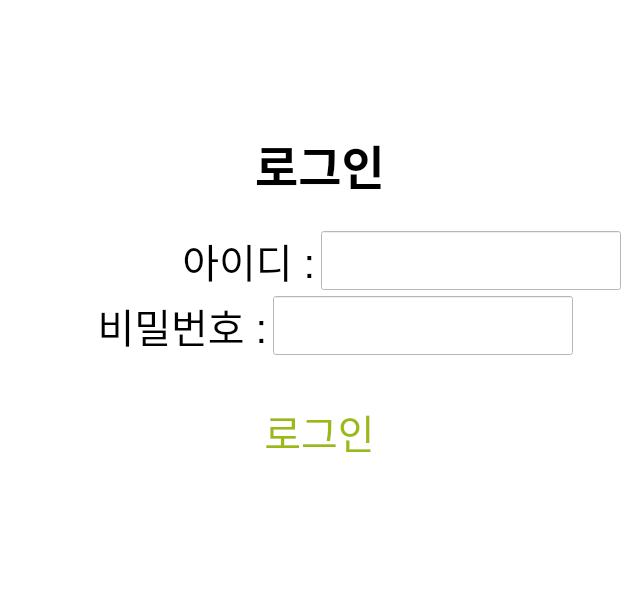
<?xml version="1.0" encoding="UTF-8"?>
<ui version="4.0">
 <class>MainWindow</class>
 <widget class="QMainWindow" name="MainWindow">
  <property name="geometry">
   <rect>
    <x>0</x>
    <y>0</y>
    <width>640</width>
    <height>606</height>
   </rect>
  </property>
  <property name="windowTitle">
   <string>MainWindow</string>
  </property>
  <property name="styleSheet">
   <string notr="true">background-color:white;</string>
  </property>
  <widget class="QWidget" name="centralwidget">
   <layout class="QVBoxLayout" name="verticalLayout">
    <item>
     <layout class="QVBoxLayout" name="verticalLayout_2">
      <item>
       <layout class="QVBoxLayout" name="verticalLayout_7">
        <item>
         <widget class="QWidget" name="widget_4" native="true">
          <property name="sizePolicy">
           <sizepolicy hsizetype="Preferred" vsizetype="Expanding">
            <horstretch>0</horstretch>
            <verstretch>0</verstretch>
           </sizepolicy>
          </property>
         </widget>
        </item>
       </layout>
      </item>
      <item>
       <widget class="QLabel" name="label">
        <property name="font">
         <font>
          <pointsize>35</pointsize>
          <weight>75</weight>
          <bold>true</bold>
         </font>
        </property>
        <property name="styleSheet">
         <string notr="true"/>
        </property>
        <property name="frameShadow">
         <enum>QFrame::Sunken</enum>
        </property>
        <property name="text">
         <string>로그인</string>
        </property>
        <property name="alignment">
         <set>Qt::AlignCenter</set>
        </property>
        <property name="margin">
         <number>20</number>
        </property>
       </widget>
      </item>
      <item>
       <widget class="QWidget" name="widget_5" native="true">
        <property name="sizePolicy">
         <sizepolicy hsizetype="Preferred" vsizetype="Minimum">
          <horstretch>0</horstretch>
          <verstretch>0</verstretch>
         </sizepolicy>
        </property>
        <property name="minimumSize">
         <size>
          <width>0</width>
          <height>20</height>
         </size>
        </property>
       </widget>
      </item>
      <item>
       <layout class="QHBoxLayout" name="horizontalLayout">
        <item>
         <widget class="QWidget" name="widget_2" native="true">
          <property name="sizePolicy">
           <sizepolicy hsizetype="Expanding" vsizetype="Preferred">
            <horstretch>0</horstretch>
            <verstretch>0</verstretch>
           </sizepolicy>
          </property>
          <property name="minimumSize">
           <size>
            <width>100</width>
            <height>0</height>
           </size>
          </property>
          <widget class="QWidget" name="widget_3" native="true">
           <property name="geometry">
            <rect>
             <x>10</x>
             <y>70</y>
             <width>123</width>
             <height>63</height>
            </rect>
           </property>
           <property name="sizePolicy">
            <sizepolicy hsizetype="Expanding" vsizetype="Preferred">
             <horstretch>0</horstretch>
             <verstretch>0</verstretch>
            </sizepolicy>
           </property>
           <property name="minimumSize">
            <size>
             <width>100</width>
             <height>0</height>
            </size>
           </property>
          </widget>
         </widget>
        </item>
        <item>
         <widget class="QLabel" name="id_label">
          <property name="sizePolicy">
           <sizepolicy hsizetype="Minimum" vsizetype="Preferred">
            <horstretch>0</horstretch>
            <verstretch>0</verstretch>
           </sizepolicy>
          </property>
          <property name="minimumSize">
           <size>
            <width>200</width>
            <height>0</height>
           </size>
          </property>
          <property name="baseSize">
           <size>
            <width>0</width>
            <height>0</height>
           </size>
          </property>
          <property name="font">
           <font>
            <pointsize>30</pointsize>
           </font>
          </property>
          <property name="text">
           <string>아이디 :</string>
          </property>
          <property name="alignment">
           <set>Qt::AlignRight|Qt::AlignTrailing|Qt::AlignVCenter</set>
          </property>
          <property name="margin">
           <number>5</number>
          </property>
         </widget>
        </item>
        <item>
         <widget class="QLineEdit" name="id_line">
          <property name="sizePolicy">
           <sizepolicy hsizetype="Minimum" vsizetype="Preferred">
            <horstretch>0</horstretch>
            <verstretch>0</verstretch>
           </sizepolicy>
          </property>
          <property name="minimumSize">
           <size>
            <width>300</width>
            <height>0</height>
           </size>
          </property>
          <property name="font">
           <font>
            <pointsize>16</pointsize>
           </font>
          </property>
          <property name="inputMask">
           <string/>
          </property>
          <property name="text">
           <string/>
          </property>
          <property name="echoMode">
           <enum>QLineEdit::Normal</enum>
          </property>
         </widget>
        </item>
        <item>
         <widget class="QWidget" name="widget_11" native="true">
          <property name="sizePolicy">
           <sizepolicy hsizetype="Expanding" vsizetype="Preferred">
            <horstretch>0</horstretch>
            <verstretch>0</verstretch>
           </sizepolicy>
          </property>
         </widget>
        </item>
       </layout>
      </item>
      <item>
       <layout class="QHBoxLayout" name="horizontalLayout_2">
        <item>
         <widget class="QWidget" name="widget_7" native="true">
          <property name="sizePolicy">
           <sizepolicy hsizetype="Expanding" vsizetype="Preferred">
            <horstretch>0</horstretch>
            <verstretch>0</verstretch>
           </sizepolicy>
          </property>
          <widget class="QWidget" name="widget_10" native="true">
           <property name="geometry">
            <rect>
             <x>20</x>
             <y>40</y>
             <width>23</width>
             <height>63</height>
            </rect>
           </property>
           <property name="sizePolicy">
            <sizepolicy hsizetype="Expanding" vsizetype="Preferred">
             <horstretch>0</horstretch>
             <verstretch>0</verstretch>
            </sizepolicy>
           </property>
          </widget>
         </widget>
        </item>
        <item>
         <widget class="QLabel" name="pw_label">
          <property name="sizePolicy">
           <sizepolicy hsizetype="Minimum" vsizetype="Preferred">
            <horstretch>0</horstretch>
            <verstretch>0</verstretch>
           </sizepolicy>
          </property>
          <property name="minimumSize">
           <size>
            <width>200</width>
            <height>0</height>
           </size>
          </property>
          <property name="font">
           <font>
            <pointsize>30</pointsize>
           </font>
          </property>
          <property name="text">
           <string>비밀번호 :</string>
          </property>
          <property name="alignment">
           <set>Qt::AlignRight|Qt::AlignTrailing|Qt::AlignVCenter</set>
          </property>
          <property name="margin">
           <number>5</number>
          </property>
         </widget>
        </item>
        <item>
         <widget class="QLineEdit" name="pw_line">
          <property name="sizePolicy">
           <sizepolicy hsizetype="Minimum" vsizetype="Preferred">
            <horstretch>0</horstretch>
            <verstretch>0</verstretch>
           </sizepolicy>
          </property>
          <property name="minimumSize">
           <size>
            <width>300</width>
            <height>0</height>
           </size>
          </property>
          <property name="font">
           <font>
            <pointsize>16</pointsize>
           </font>
          </property>
          <property name="text">
           <string/>
          </property>
          <property name="echoMode">
           <enum>QLineEdit::Password</enum>
          </property>
          <property name="readOnly">
           <bool>false</bool>
          </property>
         </widget>
        </item>
        <item>
         <widget class="QWidget" name="widget_12" native="true">
          <property name="sizePolicy">
           <sizepolicy hsizetype="Expanding" vsizetype="Preferred">
            <horstretch>0</horstretch>
            <verstretch>0</verstretch>
           </sizepolicy>
          </property>
         </widget>
        </item>
       </layout>
      </item>
      <item>
       <widget class="QWidget" name="widget_6" native="true">
        <property name="sizePolicy">
         <sizepolicy hsizetype="Preferred" vsizetype="Minimum">
          <horstretch>0</horstretch>
          <verstretch>0</verstretch>
         </sizepolicy>
        </property>
        <property name="minimumSize">
         <size>
          <width>0</width>
          <height>20</height>
         </size>
        </property>
       </widget>
      </item>
      <item>
       <layout class="QHBoxLayout" name="horizontalLayout_3">
        <item>
         <widget class="QPushButton" name="login_btn">
          <property name="sizePolicy">
           <sizepolicy hsizetype="Fixed" vsizetype="Fixed">
            <horstretch>0</horstretch>
            <verstretch>0</verstretch>
           </sizepolicy>
          </property>
          <property name="font">
           <font>
            <pointsize>30</pointsize>
           </font>
          </property>
          <property name="styleSheet">
           <string notr="true">color: #9aba11;
background-color: white;
border: 2px solid 9aba11;
border-radius:  20px;
padding: 5px 15px;
margin: 10px;</string>
          </property>
          <property name="text">
           <string>로그인</string>
          </property>
         </widget>
        </item>
       </layout>
      </item>
      <item>
       <layout class="QVBoxLayout" name="verticalLayout_8">
        <item>
         <widget class="QWidget" name="widget" native="true">
          <property name="sizePolicy">
           <sizepolicy hsizetype="Preferred" vsizetype="Expanding">
            <horstretch>0</horstretch>
            <verstretch>0</verstretch>
           </sizepolicy>
          </property>
         </widget>
        </item>
       </layout>
      </item>
     </layout>
    </item>
   </layout>
  </widget>
 </widget>
 <resources/>
 <connections>
  <connection>
   <sender>login_btn</sender>
   <signal>clicked()</signal>
   <receiver>MainWindow</receiver>
   <slot>check()</slot>
   <hints>
    <hint type="sourcelabel">
     <x>346</x>
     <y>196</y>
    </hint>
    <hint type="destinationlabel">
     <x>359</x>
     <y>238</y>
    </hint>
   </hints>
  </connection>
 </connections>
 <slots>
  <slot>check()</slot>
 </slots>
</ui>
